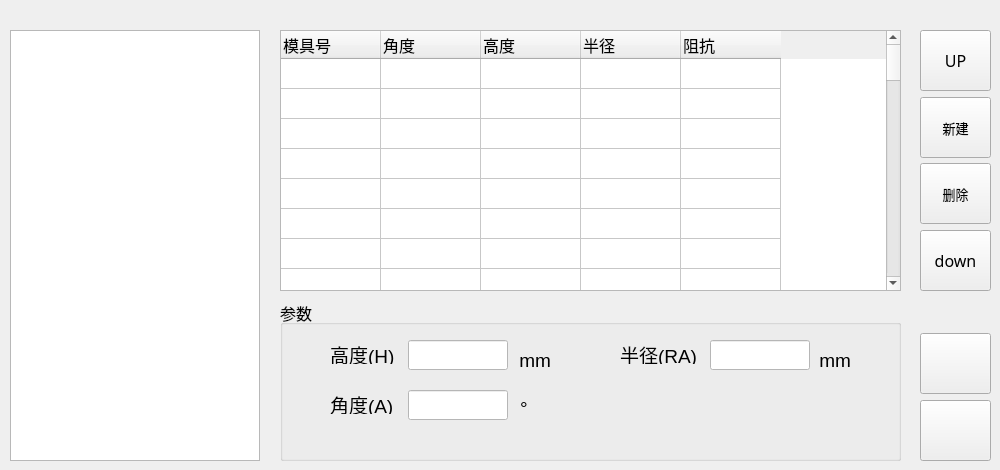
   <widget class="QWidget" name="tab">
    <attribute name="icon">
     <iconset resource="A66-appsrc.qrc">
      <normaloff>:/ico/ICO/P1-UPER.png</normaloff>:/ico/ICO/P1-UPER.png</iconset>
    </attribute>
    <attribute name="title">
     <string> 上模库     </string>
    </attribute>
    <widget class="QTableWidget" name="tableWidget_UpMoulds">
     <property name="geometry">
      <rect>
       <x>280</x>
       <y>30</y>
       <width>621</width>
       <height>261</height>
      </rect>
     </property>
     <property name="sizePolicy">
      <sizepolicy hsizetype="Expanding" vsizetype="Expanding">
       <horstretch>0</horstretch>
       <verstretch>0</verstretch>
      </sizepolicy>
     </property>
     <property name="font">
      <font>
       <pointsize>12</pointsize>
      </font>
     </property>
     <property name="cursor" stdset="0">
      <cursorShape>ArrowCursor</cursorShape>
     </property>
     <property name="acceptDrops">
      <bool>false</bool>
     </property>
     <property name="layoutDirection">
      <enum>Qt::LeftToRight</enum>
     </property>
     <property name="midLineWidth">
      <number>1</number>
     </property>
     <property name="verticalScrollBarPolicy">
      <enum>Qt::ScrollBarAsNeeded</enum>
     </property>
     <property name="horizontalScrollBarPolicy">
      <enum>Qt::ScrollBarAsNeeded</enum>
     </property>
     <property name="autoScrollMargin">
      <number>16</number>
     </property>
     <property name="editTriggers">
      <set>QAbstractItemView::NoEditTriggers</set>
     </property>
     <property name="selectionMode">
      <enum>QAbstractItemView::SingleSelection</enum>
     </property>
     <property name="selectionBehavior">
      <enum>QAbstractItemView::SelectRows</enum>
     </property>
     <property name="textElideMode">
      <enum>Qt::ElideRight</enum>
     </property>
     <property name="gridStyle">
      <enum>Qt::SolidLine</enum>
     </property>
     <property name="sortingEnabled">
      <bool>false</bool>
     </property>
     <property name="rowCount">
      <number>46</number>
     </property>
     <property name="columnCount">
      <number>5</number>
     </property>
     <attribute name="horizontalHeaderCascadingSectionResizes">
      <bool>false</bool>
     </attribute>
     <attribute name="horizontalHeaderMinimumSectionSize">
      <number>27</number>
     </attribute>
     <attribute name="horizontalHeaderShowSortIndicator" stdset="0">
      <bool>false</bool>
     </attribute>
     <attribute name="horizontalHeaderStretchLastSection">
      <bool>false</bool>
     </attribute>
     <attribute name="verticalHeaderVisible">
      <bool>false</bool>
     </attribute>
     <attribute name="verticalHeaderDefaultSectionSize">
      <number>30</number>
     </attribute>
     <attribute name="verticalHeaderShowSortIndicator" stdset="0">
      <bool>false</bool>
     </attribute>
     <row/>
     <row/>
     <row/>
     <row/>
     <row/>
     <row/>
     <row/>
     <row/>
     <row/>
     <row/>
     <row/>
     <row/>
     <row/>
     <row/>
     <row/>
     <row/>
     <row/>
     <row/>
     <row/>
     <row/>
     <row/>
     <row/>
     <row/>
     <row/>
     <row/>
     <row/>
     <row/>
     <row/>
     <row/>
     <row/>
     <row/>
     <row/>
     <row/>
     <row/>
     <row/>
     <row/>
     <row/>
     <row/>
     <row/>
     <row/>
     <row/>
     <row/>
     <row/>
     <row/>
     <row/>
     <row/>
     <column>
      <property name="text">
       <string>模具号</string>
      </property>
      <property name="font">
       <font>
        <family>Sans Serif</family>
        <pointsize>12</pointsize>
       </font>
      </property>
      <property name="textAlignment">
       <set>AlignLeft|AlignVCenter</set>
      </property>
     </column>
     <column>
      <property name="text">
       <string>角度</string>
      </property>
      <property name="font">
       <font>
        <pointsize>12</pointsize>
       </font>
      </property>
      <property name="textAlignment">
       <set>AlignLeft|AlignVCenter</set>
      </property>
     </column>
     <column>
      <property name="text">
       <string>高度</string>
      </property>
      <property name="font">
       <font>
        <family>Sans Serif</family>
        <pointsize>12</pointsize>
       </font>
      </property>
      <property name="textAlignment">
       <set>AlignLeft|AlignVCenter</set>
      </property>
     </column>
     <column>
      <property name="text">
       <string>半径</string>
      </property>
      <property name="font">
       <font>
        <family>Sans Serif</family>
        <pointsize>12</pointsize>
       </font>
      </property>
      <property name="textAlignment">
       <set>AlignLeft|AlignVCenter</set>
      </property>
     </column>
     <column>
      <property name="text">
       <string>阻抗</string>
      </property>
      <property name="font">
       <font>
        <family>Sans Serif</family>
        <pointsize>12</pointsize>
       </font>
      </property>
      <property name="textAlignment">
       <set>AlignLeft|AlignVCenter</set>
      </property>
     </column>
     <item row="0" column="0">
      <property name="text">
       <string/>
      </property>
      <property name="textAlignment">
       <set>AlignHCenter|AlignVCenter|AlignCenter</set>
      </property>
     </item>
     <item row="1" column="0">
      <property name="text">
       <string/>
      </property>
      <property name="flags">
       <set>ItemIsSelectable|ItemIsEditable|ItemIsDragEnabled|ItemIsUserCheckable|ItemIsEnabled</set>
      </property>
     </item>
     <item row="2" column="4">
      <property name="text">
       <string/>
      </property>
      <property name="flags">
       <set>ItemIsSelectable|ItemIsEditable|ItemIsDragEnabled|ItemIsDropEnabled|ItemIsUserCheckable|ItemIsEnabled|ItemIsTristate</set>
      </property>
     </item>
    </widget>
    <widget class="QGroupBox" name="groupBox_Up">
     <property name="geometry">
      <rect>
       <x>280</x>
       <y>300</y>
       <width>621</width>
       <height>161</height>
      </rect>
     </property>
     <property name="font">
      <font>
       <pointsize>12</pointsize>
      </font>
     </property>
     <property name="cursor">
      <cursorShape>ArrowCursor</cursorShape>
     </property>
     <property name="title">
      <string>参数 </string>
     </property>
     <widget class="QLineEdit" name="lineEdit_U_Height">
      <property name="geometry">
       <rect>
        <x>128</x>
        <y>40</y>
        <width>100</width>
        <height>30</height>
       </rect>
      </property>
      <property name="palette">
       <palette>
        <active>
         <colorrole role="Button">
          <brush brushstyle="SolidPattern">
           <color alpha="255">
            <red>255</red>
            <green>255</green>
            <blue>255</blue>
           </color>
          </brush>
         </colorrole>
         <colorrole role="Base">
          <brush brushstyle="SolidPattern">
           <color alpha="255">
            <red>255</red>
            <green>255</green>
            <blue>255</blue>
           </color>
          </brush>
         </colorrole>
         <colorrole role="Window">
          <brush brushstyle="SolidPattern">
           <color alpha="255">
            <red>255</red>
            <green>255</green>
            <blue>255</blue>
           </color>
          </brush>
         </colorrole>
        </active>
        <inactive>
         <colorrole role="Button">
          <brush brushstyle="SolidPattern">
           <color alpha="255">
            <red>255</red>
            <green>255</green>
            <blue>255</blue>
           </color>
          </brush>
         </colorrole>
         <colorrole role="Base">
          <brush brushstyle="SolidPattern">
           <color alpha="255">
            <red>255</red>
            <green>255</green>
            <blue>255</blue>
           </color>
          </brush>
         </colorrole>
         <colorrole role="Window">
          <brush brushstyle="SolidPattern">
           <color alpha="255">
            <red>255</red>
            <green>255</green>
            <blue>255</blue>
           </color>
          </brush>
         </colorrole>
        </inactive>
        <disabled>
         <colorrole role="Button">
          <brush brushstyle="SolidPattern">
           <color alpha="255">
            <red>255</red>
            <green>255</green>
            <blue>255</blue>
           </color>
          </brush>
         </colorrole>
         <colorrole role="Base">
          <brush brushstyle="SolidPattern">
           <color alpha="255">
            <red>255</red>
            <green>255</green>
            <blue>255</blue>
           </color>
          </brush>
         </colorrole>
         <colorrole role="Window">
          <brush brushstyle="SolidPattern">
           <color alpha="255">
            <red>255</red>
            <green>255</green>
            <blue>255</blue>
           </color>
          </brush>
         </colorrole>
        </disabled>
       </palette>
      </property>
      <property name="cursor">
       <cursorShape>ArrowCursor</cursorShape>
      </property>
      <property name="focusPolicy">
       <enum>Qt::ClickFocus</enum>
      </property>
      <property name="styleSheet">
       <string notr="true">background-color: rgb(255, 255, 255);</string>
      </property>
      <property name="echoMode">
       <enum>QLineEdit::Normal</enum>
      </property>
      <property name="cursorMoveStyle">
       <enum>Qt::VisualMoveStyle</enum>
      </property>
     </widget>
     <widget class="QLineEdit" name="lineEdit_U_Angle">
      <property name="geometry">
       <rect>
        <x>128</x>
        <y>90</y>
        <width>100</width>
        <height>30</height>
       </rect>
      </property>
      <property name="palette">
       <palette>
        <active>
         <colorrole role="Button">
          <brush brushstyle="SolidPattern">
           <color alpha="255">
            <red>255</red>
            <green>255</green>
            <blue>255</blue>
           </color>
          </brush>
         </colorrole>
         <colorrole role="Base">
          <brush brushstyle="SolidPattern">
           <color alpha="255">
            <red>255</red>
            <green>255</green>
            <blue>255</blue>
           </color>
          </brush>
         </colorrole>
         <colorrole role="Window">
          <brush brushstyle="SolidPattern">
           <color alpha="255">
            <red>255</red>
            <green>255</green>
            <blue>255</blue>
           </color>
          </brush>
         </colorrole>
        </active>
        <inactive>
         <colorrole role="Button">
          <brush brushstyle="SolidPattern">
           <color alpha="255">
            <red>255</red>
            <green>255</green>
            <blue>255</blue>
           </color>
          </brush>
         </colorrole>
         <colorrole role="Base">
          <brush brushstyle="SolidPattern">
           <color alpha="255">
            <red>255</red>
            <green>255</green>
            <blue>255</blue>
           </color>
          </brush>
         </colorrole>
         <colorrole role="Window">
          <brush brushstyle="SolidPattern">
           <color alpha="255">
            <red>255</red>
            <green>255</green>
            <blue>255</blue>
           </color>
          </brush>
         </colorrole>
        </inactive>
        <disabled>
         <colorrole role="Button">
          <brush brushstyle="SolidPattern">
           <color alpha="255">
            <red>255</red>
            <green>255</green>
            <blue>255</blue>
           </color>
          </brush>
         </colorrole>
         <colorrole role="Base">
          <brush brushstyle="SolidPattern">
           <color alpha="255">
            <red>255</red>
            <green>255</green>
            <blue>255</blue>
           </color>
          </brush>
         </colorrole>
         <colorrole role="Window">
          <brush brushstyle="SolidPattern">
           <color alpha="255">
            <red>255</red>
            <green>255</green>
            <blue>255</blue>
           </color>
          </brush>
         </colorrole>
        </disabled>
       </palette>
      </property>
      <property name="cursor">
       <cursorShape>ArrowCursor</cursorShape>
      </property>
      <property name="styleSheet">
       <string notr="true">background-color: rgb(255, 255, 255);</string>
      </property>
     </widget>
     <widget class="QLineEdit" name="lineEdit_U_Radius">
      <property name="geometry">
       <rect>
        <x>430</x>
        <y>40</y>
        <width>100</width>
        <height>30</height>
       </rect>
      </property>
      <property name="palette">
       <palette>
        <active>
         <colorrole role="Button">
          <brush brushstyle="SolidPattern">
           <color alpha="255">
            <red>255</red>
            <green>255</green>
            <blue>255</blue>
           </color>
          </brush>
         </colorrole>
         <colorrole role="Base">
          <brush brushstyle="SolidPattern">
           <color alpha="255">
            <red>255</red>
            <green>255</green>
            <blue>255</blue>
           </color>
          </brush>
         </colorrole>
         <colorrole role="Window">
          <brush brushstyle="SolidPattern">
           <color alpha="255">
            <red>255</red>
            <green>255</green>
            <blue>255</blue>
           </color>
          </brush>
         </colorrole>
        </active>
        <inactive>
         <colorrole role="Button">
          <brush brushstyle="SolidPattern">
           <color alpha="255">
            <red>255</red>
            <green>255</green>
            <blue>255</blue>
           </color>
          </brush>
         </colorrole>
         <colorrole role="Base">
          <brush brushstyle="SolidPattern">
           <color alpha="255">
            <red>255</red>
            <green>255</green>
            <blue>255</blue>
           </color>
          </brush>
         </colorrole>
         <colorrole role="Window">
          <brush brushstyle="SolidPattern">
           <color alpha="255">
            <red>255</red>
            <green>255</green>
            <blue>255</blue>
           </color>
          </brush>
         </colorrole>
        </inactive>
        <disabled>
         <colorrole role="Button">
          <brush brushstyle="SolidPattern">
           <color alpha="255">
            <red>255</red>
            <green>255</green>
            <blue>255</blue>
           </color>
          </brush>
         </colorrole>
         <colorrole role="Base">
          <brush brushstyle="SolidPattern">
           <color alpha="255">
            <red>255</red>
            <green>255</green>
            <blue>255</blue>
           </color>
          </brush>
         </colorrole>
         <colorrole role="Window">
          <brush brushstyle="SolidPattern">
           <color alpha="255">
            <red>255</red>
            <green>255</green>
            <blue>255</blue>
           </color>
          </brush>
         </colorrole>
        </disabled>
       </palette>
      </property>
      <property name="cursor">
       <cursorShape>ArrowCursor</cursorShape>
      </property>
      <property name="styleSheet">
       <string notr="true">background-color: rgb(255, 255, 255);</string>
      </property>
     </widget>
     <widget class="QLabel" name="label_40">
      <property name="geometry">
       <rect>
        <x>230</x>
        <y>50</y>
        <width>41</width>
        <height>21</height>
       </rect>
      </property>
      <property name="font">
       <font>
        <pointsize>14</pointsize>
       </font>
      </property>
      <property name="cursor">
       <cursorShape>ArrowCursor</cursorShape>
      </property>
      <property name="text">
       <string>mm</string>
      </property>
      <property name="alignment">
       <set>Qt::AlignRight|Qt::AlignTrailing|Qt::AlignVCenter</set>
      </property>
     </widget>
     <widget class="QLabel" name="label_42">
      <property name="geometry">
       <rect>
        <x>530</x>
        <y>50</y>
        <width>41</width>
        <height>21</height>
       </rect>
      </property>
      <property name="font">
       <font>
        <pointsize>14</pointsize>
       </font>
      </property>
      <property name="cursor">
       <cursorShape>ArrowCursor</cursorShape>
      </property>
      <property name="text">
       <string>mm</string>
      </property>
      <property name="alignment">
       <set>Qt::AlignRight|Qt::AlignTrailing|Qt::AlignVCenter</set>
      </property>
     </widget>
     <widget class="QLabel" name="label_15">
      <property name="geometry">
       <rect>
        <x>50</x>
        <y>40</y>
        <width>90</width>
        <height>24</height>
       </rect>
      </property>
      <property name="font">
       <font>
        <pointsize>14</pointsize>
       </font>
      </property>
      <property name="cursor">
       <cursorShape>ArrowCursor</cursorShape>
      </property>
      <property name="text">
       <string>高度(H)</string>
      </property>
      <property name="textFormat">
       <enum>Qt::RichText</enum>
      </property>
      <property name="alignment">
       <set>Qt::AlignLeading|Qt::AlignLeft|Qt::AlignVCenter</set>
      </property>
     </widget>
     <widget class="QLabel" name="label_16">
      <property name="geometry">
       <rect>
        <x>50</x>
        <y>90</y>
        <width>90</width>
        <height>24</height>
       </rect>
      </property>
      <property name="font">
       <font>
        <pointsize>14</pointsize>
       </font>
      </property>
      <property name="cursor">
       <cursorShape>ArrowCursor</cursorShape>
      </property>
      <property name="text">
       <string>角度(A)</string>
      </property>
      <property name="textFormat">
       <enum>Qt::RichText</enum>
      </property>
      <property name="alignment">
       <set>Qt::AlignLeading|Qt::AlignLeft|Qt::AlignVCenter</set>
      </property>
     </widget>
     <widget class="QLabel" name="label_17">
      <property name="geometry">
       <rect>
        <x>340</x>
        <y>40</y>
        <width>90</width>
        <height>24</height>
       </rect>
      </property>
      <property name="font">
       <font>
        <pointsize>14</pointsize>
       </font>
      </property>
      <property name="cursor">
       <cursorShape>ArrowCursor</cursorShape>
      </property>
      <property name="text">
       <string>半径(RA)</string>
      </property>
      <property name="textFormat">
       <enum>Qt::RichText</enum>
      </property>
      <property name="alignment">
       <set>Qt::AlignLeading|Qt::AlignLeft|Qt::AlignVCenter</set>
      </property>
     </widget>
     <widget class="QLabel" name="label_59">
      <property name="geometry">
       <rect>
        <x>240</x>
        <y>100</y>
        <width>31</width>
        <height>16</height>
       </rect>
      </property>
      <property name="font">
       <font>
        <pointsize>14</pointsize>
       </font>
      </property>
      <property name="text">
       <string>°</string>
      </property>
     </widget>
    </widget>
    <widget class="QGraphicsView" name="graphicsView_U">
     <property name="geometry">
      <rect>
       <x>10</x>
       <y>30</y>
       <width>250</width>
       <height>431</height>
      </rect>
     </property>
     <property name="cursor" stdset="0">
      <cursorShape>ArrowCursor</cursorShape>
     </property>
    </widget>
    <widget class="QLabel" name="label">
     <property name="geometry">
      <rect>
       <x>20</x>
       <y>40</y>
       <width>230</width>
       <height>410</height>
      </rect>
     </property>
     <property name="text">
      <string/>
     </property>
     <property name="pixmap">
      <pixmap resource="A66-appsrc.qrc">:/PIC/ICO/UP_MOLD.png</pixmap>
     </property>
    </widget>
    <widget class="QToolButton" name="pushButton_Left_7">
     <property name="geometry">
      <rect>
       <x>920</x>
       <y>400</y>
       <width>71</width>
       <height>61</height>
      </rect>
     </property>
     <property name="font">
      <font>
       <family>Sans Serif</family>
       <pointsize>10</pointsize>
      </font>
     </property>
     <property name="iconSize">
      <size>
       <width>36</width>
       <height>36</height>
      </size>
     </property>
     <property name="toolButtonStyle">
      <enum>Qt::ToolButtonTextUnderIcon</enum>
     </property>
    </widget>
    <widget class="QToolButton" name="pushButton_Left_8">
     <property name="geometry">
      <rect>
       <x>920</x>
       <y>97</y>
       <width>71</width>
       <height>61</height>
      </rect>
     </property>
     <property name="font">
      <font>
       <family>Sans Serif</family>
       <pointsize>10</pointsize>
      </font>
     </property>
     <property name="text">
      <string>新建</string>
     </property>
     <property name="icon">
      <iconset resource="A66-appsrc.qrc">
       <normaloff>:/ico/ICO/P1-NEW.png</normaloff>:/ico/ICO/P1-NEW.png</iconset>
     </property>
     <property name="iconSize">
      <size>
       <width>36</width>
       <height>36</height>
      </size>
     </property>
     <property name="toolButtonStyle">
      <enum>Qt::ToolButtonTextUnderIcon</enum>
     </property>
    </widget>
    <widget class="QToolButton" name="pushButton_Left_9">
     <property name="geometry">
      <rect>
       <x>920</x>
       <y>230</y>
       <width>71</width>
       <height>61</height>
      </rect>
     </property>
     <property name="font">
      <font>
       <family>Sans Serif</family>
       <pointsize>12</pointsize>
      </font>
     </property>
     <property name="text">
      <string>down</string>
     </property>
     <property name="icon">
      <iconset resource="A66-appsrc.qrc">
       <normaloff>:/ico/ICO/P2-DOWN.png</normaloff>:/ico/ICO/P2-DOWN.png</iconset>
     </property>
     <property name="iconSize">
      <size>
       <width>36</width>
       <height>36</height>
      </size>
     </property>
    </widget>
    <widget class="QToolButton" name="pushButton_Left_10">
     <property name="geometry">
      <rect>
       <x>920</x>
       <y>163</y>
       <width>71</width>
       <height>61</height>
      </rect>
     </property>
     <property name="font">
      <font>
       <family>Sans Serif</family>
       <pointsize>10</pointsize>
      </font>
     </property>
     <property name="text">
      <string>删除</string>
     </property>
     <property name="icon">
      <iconset resource="A66-appsrc.qrc">
       <normaloff>:/ico/ICO/P1-DEL.png</normaloff>:/ico/ICO/P1-DEL.png</iconset>
     </property>
     <property name="iconSize">
      <size>
       <width>36</width>
       <height>36</height>
      </size>
     </property>
     <property name="toolButtonStyle">
      <enum>Qt::ToolButtonTextUnderIcon</enum>
     </property>
    </widget>
    <widget class="QToolButton" name="pushButton_Left_11">
     <property name="geometry">
      <rect>
       <x>920</x>
       <y>333</y>
       <width>71</width>
       <height>61</height>
      </rect>
     </property>
     <property name="font">
      <font>
       <family>Sans Serif</family>
       <pointsize>10</pointsize>
      </font>
     </property>
     <property name="iconSize">
      <size>
       <width>36</width>
       <height>36</height>
      </size>
     </property>
     <property name="toolButtonStyle">
      <enum>Qt::ToolButtonTextUnderIcon</enum>
     </property>
    </widget>
    <widget class="QToolButton" name="pushButton_Left_12">
     <property name="geometry">
      <rect>
       <x>920</x>
       <y>30</y>
       <width>71</width>
       <height>61</height>
      </rect>
     </property>
     <property name="font">
      <font>
       <family>Sans Serif</family>
       <pointsize>12</pointsize>
      </font>
     </property>
     <property name="text">
      <string>UP</string>
     </property>
     <property name="icon">
      <iconset resource="A66-appsrc.qrc">
       <normaloff>:/ico/ICO/P2-UP.png</normaloff>:/ico/ICO/P2-UP.png</iconset>
     </property>
     <property name="iconSize">
      <size>
       <width>36</width>
       <height>36</height>
      </size>
     </property>
     <property name="toolButtonStyle">
      <enum>Qt::ToolButtonIconOnly</enum>
     </property>
    </widget>
   </widget>
